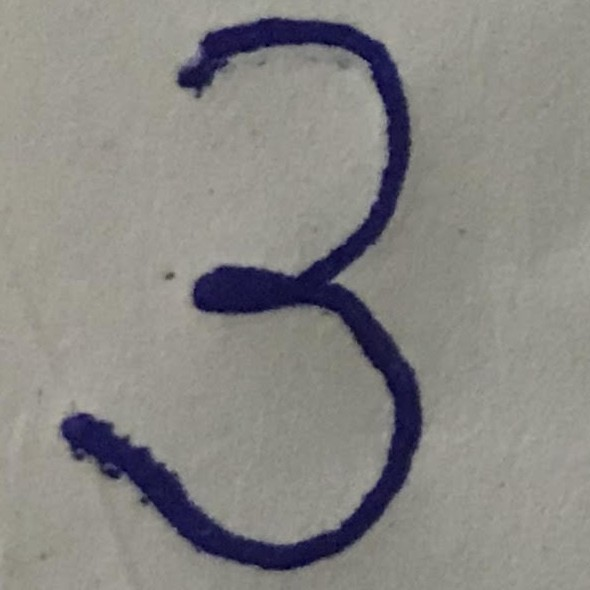
#> input picture three.jpg, 590 x 590 px
$ python newmat1.py
#> lines starting #> are read from the running program, lines starting #| are printed output that depends on the picture; after the words box and inside, x2 and y2 are one past the last pixel; in counts of white or black regions, pixels touching at a corner belong together
import cv2
import numpy as np
import matplotlib as plt
import cv_algorithms
import scipy.io as sc
import math

img = cv2.imread('three.jpg',0)
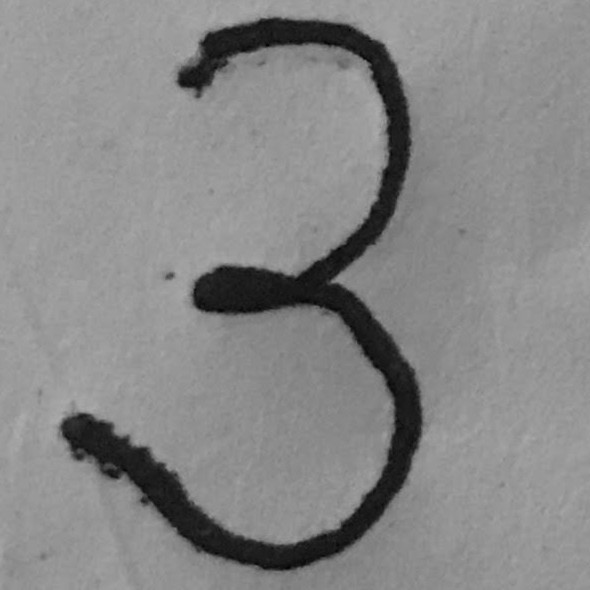
#> img: shape (590, 590); min 2, max 173, mean 135.2
output = np.zeros((10))
output[3] = 1
print(output)
h = img.shape[0]
#> h = 590
w = img.shape[1]
#> w = 590
for x in range (0,h):
	for y in range (0,w):
		if img[x,y] >= 100:
			img[x,y] = 0
		else:
			img[x,y] = 255
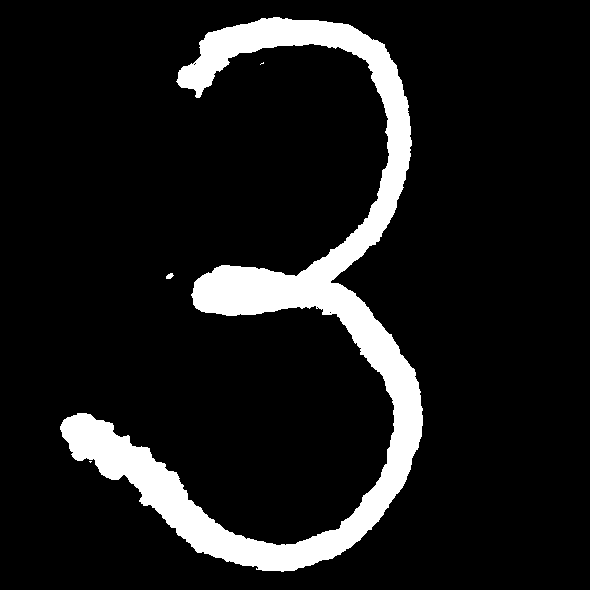
#> img: shape (590, 590); 10.5% white; 4 white regions (2 under 20 px), largest, box (x1, y1, x2, y2) and area: (60, 17, 423, 572) 36480, (166, 273, 174, 279) 33
cv2.imshow('binary',img)
#> (the run stopped early here; a loop or call above may not have finished)

$ run again, with zero2.jpg copied over three.jpg
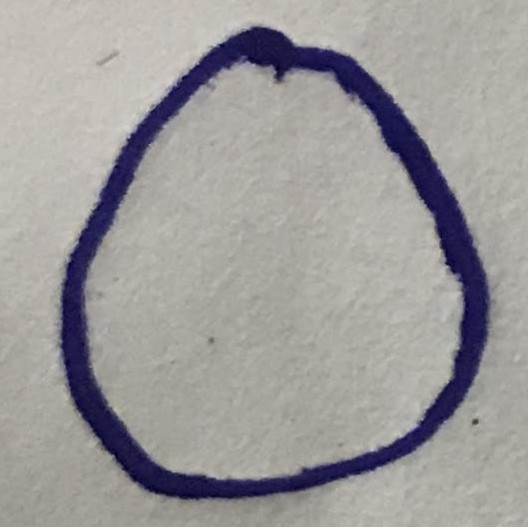
#> input picture zero2.jpg, 528 x 527 px
#> `img = cv2.imread('three.jpg',0)`:
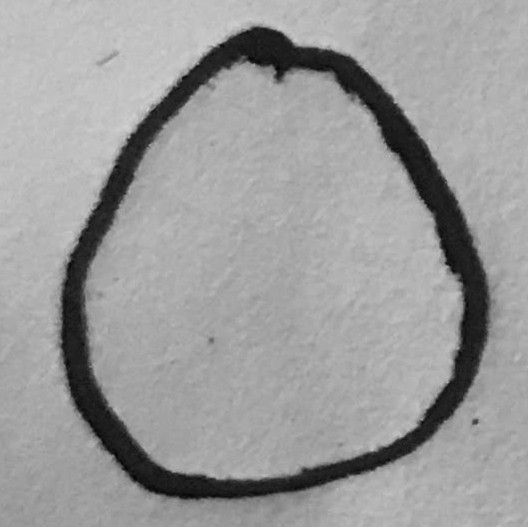
#> img: shape (527, 528); min 0, max 210, mean 155.5
#> after the loop `for x in range (0,h):`:
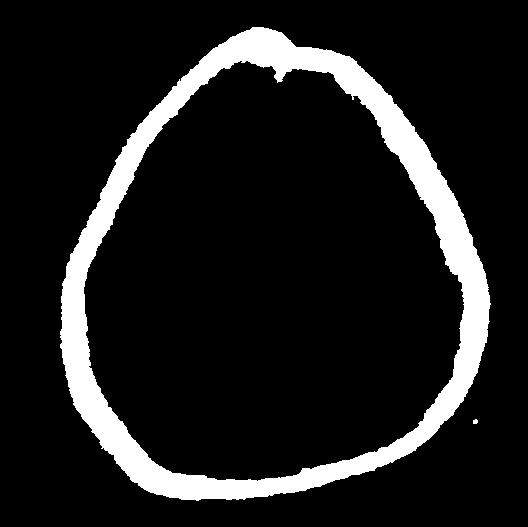
#> img: shape (527, 528); 11.6% white; 2 white regions, box (x1, y1, x2, y2) and area: (60, 27, 491, 501) 32373, (473, 419, 478, 424) 21
